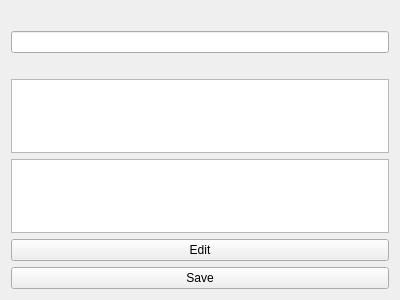
<?xml version="1.0" encoding="UTF-8"?>
<ui version="4.0">
 <class>RecipeDetailWindow</class>
 <widget class="QWidget" name="RecipeDetailWindow">
  <property name="geometry">
   <rect>
    <x>0</x>
    <y>0</y>
    <width>400</width>
    <height>300</height>
   </rect>
  </property>
  <layout class="QVBoxLayout" name="verticalLayout">
   <item>
    <widget class="QLabel" name="recipeNameLabel"/>
   </item>
   <item>
    <widget class="QLineEdit" name="recipeNameLineEdit"/>
   </item>
   <item>
    <widget class="QLabel" name="recipeImageLabel"/>
   </item>
   <item>
    <widget class="QTextBrowser" name="recipeDescriptionBrowser"/>
   </item>
   <item>
    <widget class="QTextBrowser" name="recipeTextBrowser"/>
   </item>
   <item>
    <widget class="QPushButton" name="editButton">
     <property name="text">
      <string>Edit</string>
     </property>
    </widget>
   </item>
   <item>
    <widget class="QPushButton" name="saveButton">
     <property name="text">
      <string>Save</string>
     </property>
    </widget>
   </item>
  </layout>
 </widget>
 <resources/>
 <connections/>
</ui>
